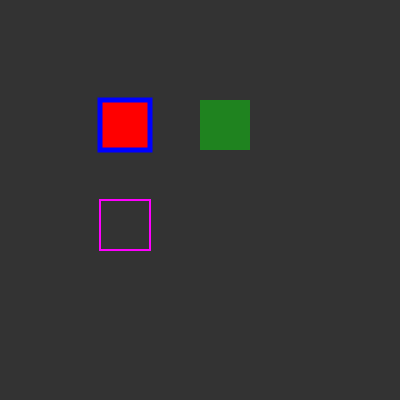
Frame 1 (no input)
Frame 60 (no input): identical to frame 1, image omitted
Frame 120 (the mouse pressed at the canvas centre since frame 60): identical to frame 1, image omitted

The p5.js sketch that drew this single still picture (run headless with seeded random() and noise() and a simulated clock; from frame 60 on, the mouse is pressed at the canvas centre):

// p5.js sketch
// ── sketch.js
function setup() {
  createCanvas(400, 400);
}

function draw() {
  background(51);


  fill(255, 0, 0); //Fülle die Nachfolgenden Formen mit Rot
  stroke(0, 0, 255); //Gebe ihnen einen Blauen Rahmen
  strokeWeight(5); //Setze den Rahmen auf 5 px
  rect(100, 100, 50, 50);

  //fill und stroke bleiben solange aktiv bis sie verändert werden

  fill(0, 255, 0, 100); //<-- Letzer Wert: Transparenz 0-255, Geht bei jedem RGB
  noStroke() //Kein Rahmen
  rect(200, 100, 50, 50);

  //fill und stroke bleiben solange aktiv bis sie verändert werden

  noFill(); //Keine Füllung
  stroke(255, 0, 255);
  strokeWeight(2);
  rect(100, 200, 50, 50);

  //fill und stroke bleiben solange aktiv bis sie verändert werden


}
